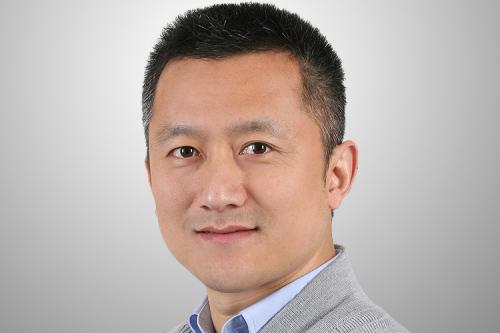
#> input picture Hog-feature-master/data/person2.jpg, 500 x 333 px
$ python hog.py   (older library calls are emulated)
#> lines starting #> are read from the running program, lines starting #| are printed output that depends on the picture
import cv2
import numpy as np
import math
import matplotlib.pyplot as plt


class Hog_descriptor():
    """
    HOG特征提取算法的实现过程
    """
    def __init__(self, img, cell_size=16, bin_size=8):
        self.img = img
        self.img = np.sqrt(img / float(np.max(img)))
        self.img = self.img * 255
        self.cell_size = cell_size
        self.bin_size = bin_size
        self.angle_unit = int(360 / self.bin_size)
        assert type(self.bin_size) == int, "bin_size should be integer,"
        assert type(self.cell_size) == int, "cell_size should be integer,"
        assert type(self.angle_unit) == int, "bin_size should be divisible by 360"

    def extract(self):
        height, width = self.img.shape
        gradient_magnitude, gradient_angle = self.global_gradient()
        gradient_magnitude = abs(gradient_magnitude)
        print("the pixel of the input img：%d * %d\n每个cells大小：%d" % (height, width, self.cell_size))
        cell_gradient_vector = np.zeros((int(height / self.cell_size), int(width / self.cell_size), self.bin_size))
        print("the no. of cell_gradient_vector:", cell_gradient_vector.shape)

        for i in range(cell_gradient_vector.shape[0]):
            # shape[0]取行数
            for j in range(cell_gradient_vector.shape[1]):
                # shape[1]取列数
                cell_magnitude = gradient_magnitude[i * self.cell_size:(i + 1) * self.cell_size,
                                 j * self.cell_size:(j + 1) * self.cell_size]
                cell_angle = gradient_angle[i * self.cell_size:(i + 1) * self.cell_size,
                             j * self.cell_size:(j + 1) * self.cell_size]
                cell_gradient_vector[i][j] = self.cell_gradient(cell_magnitude, cell_angle)

        hog_image = self.render_gradient(np.zeros([height, width]), cell_gradient_vector)
        hog_vector = []
        for i in range(cell_gradient_vector.shape[0] - 1):
            for j in range(cell_gradient_vector.shape[1] - 1):
                block_vector = []
                block_vector.extend(cell_gradient_vector[i][j])
                block_vector.extend(cell_gradient_vector[i][j + 1])
                block_vector.extend(cell_gradient_vector[i + 1][j])
                block_vector.extend(cell_gradient_vector[i + 1][j + 1])
                mag = lambda vector: math.sqrt(sum(i ** 2 for i in vector))
                magnitude = mag(block_vector)
                if magnitude != 0:
                    normalize = lambda block_vector, magnitude: [element / magnitude for element in block_vector]
                    block_vector = normalize(block_vector, magnitude)
                hog_vector.append(block_vector)
        return hog_vector, hog_image

    def global_gradient(self):
        """
        计算图像每个像素的梯度（包括大小和方向）
        :return:大小和方向
        """
        gradient_values_x = cv2.Sobel(self.img, cv2.CV_64F, 1, 0, ksize=3)
        # cv2.imshow('sobel_x', gradient_values_x)
        # cv2.waitKey(0)

        gradient_values_y = cv2.Sobel(self.img, cv2.CV_64F, 0, 1, ksize=3)
        # cv2.imshow('sobel_y', gradient_values_y)
        # cv2.waitKey(0)

        gradient_magnitude = cv2.addWeighted(gradient_values_x, 0.5, gradient_values_y, 0.5, 0)
        # cv2.imshow('sobel_x+y', gradient_magnitude)
        # cv2.waitKey(0)

        gradient_angle = cv2.phase(gradient_values_x, gradient_values_y, angleInDegrees=True)
        # 最后一个参数为True表示结果用角度制表示，否则用弧度制
        return gradient_magnitude, gradient_angle

    def cell_gradient(self, cell_magnitude, cell_angle):
        orientation_centers = [0] * self.bin_size
        for i in range(cell_magnitude.shape[0]):
            for j in range(cell_magnitude.shape[1]):
                gradient_strength = cell_magnitude[i][j]
                gradient_angle = cell_angle[i][j]
                min_angle, max_angle, mod = self.get_closest_bins(gradient_angle)
                orientation_centers[min_angle] += (gradient_strength * (1 - (mod / self.angle_unit)))
                orientation_centers[max_angle] += (gradient_strength * (mod / self.angle_unit))
        return orientation_centers

    def get_closest_bins(self, gradient_angle):
        idx = int(gradient_angle / self.angle_unit)
        mod = gradient_angle % self.angle_unit
        if idx == self.bin_size:
            return idx - 1, (idx) % self.bin_size, mod
        return idx, (idx + 1) % self.bin_size, mod

    def render_gradient(self, image, cell_gradient):
        cell_width = self.cell_size / 2
        max_mag = np.array(cell_gradient).max()
        for x in range(cell_gradient.shape[0]):
            for y in range(cell_gradient.shape[1]):
                cell_grad = cell_gradient[x][y]
                cell_grad /= max_mag
                angle = 0
                angle_gap = self.angle_unit
                for magnitude in cell_grad:
                    angle_radian = math.radians(angle)
                    x1 = int(x * self.cell_size + magnitude * cell_width * math.cos(angle_radian))
                    y1 = int(y * self.cell_size + magnitude * cell_width * math.sin(angle_radian))
                    x2 = int(x * self.cell_size - magnitude * cell_width * math.cos(angle_radian))
                    y2 = int(y * self.cell_size - magnitude * cell_width * math.sin(angle_radian))
                    cv2.line(image, (y1, x1), (y2, x2), int(255 * math.sqrt(magnitude)))
                    angle += angle_gap
        return image

# 读取图像和显示图像操作
img = cv2.imread('data/person2.jpg', cv2.IMREAD_GRAYSCALE)
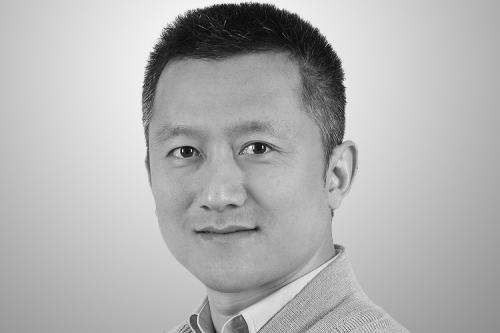
#> img: shape (333, 500); min 0, max 255, mean 177.5
# cv2.imshow('picture1', img)
# cv2.waitKey(0)
# cv2.destroyAllWindows()
# #dv2.destroyWindow('picture1')


hog = Hog_descriptor(img, cell_size=8, bin_size=8)
#> in __init__, `self.img = np.sqrt(img / float(np.max(img)))`:
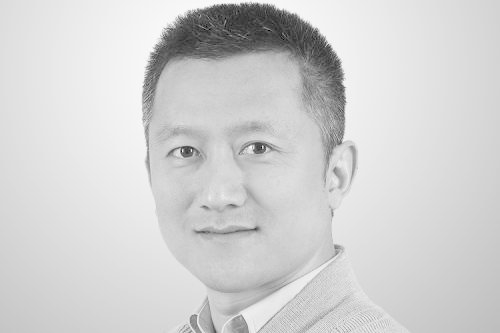
#> self.img: shape (333, 500) float64; min 0, max 1, mean 0.824
vector, image = hog.extract()
#> in global_gradient, `gradient_values_x = cv2.Sobel(self.img, cv2.CV_64F, 1, 0, ksize=3)`:
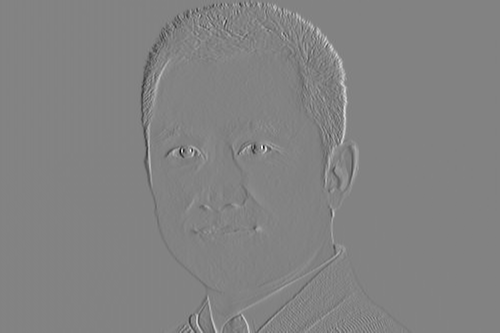
#> gradient_values_x: shape (333, 500) float64; min -667.9, max 635.4, mean -0.1; drawn with min black and max white
#> in global_gradient, `gradient_values_y = cv2.Sobel(self.img, cv2.CV_64F, 0, 1, ksize=3)`:
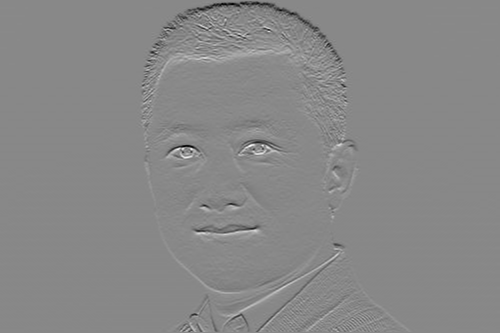
#> gradient_values_y: shape (333, 500) float64; min -519.2, max 451.4, mean -0.8; drawn with min black and max white
#> in global_gradient, `gradient_angle = cv2.phase(gradient_values_x, gradient_values_y, angle..`:
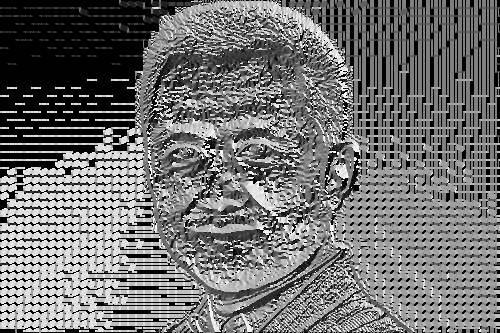
#> gradient_angle: shape (333, 500) float64; min 0, max 360, mean 160; drawn with min black and max white
#> in extract, `gradient_magnitude = abs(gradient_magnitude)`:
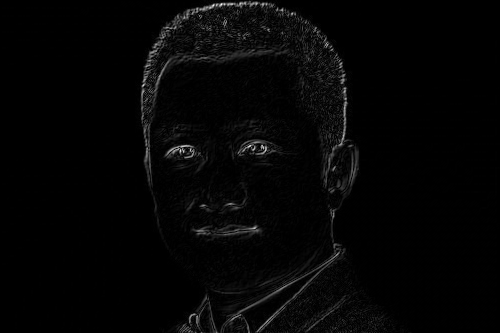
#> gradient_magnitude: shape (333, 500) float64; min 0, max 385.7, mean 8.1; drawn with min black and max white
#| the pixel of the input img：333 * 500
#| 每个cells大小：8
#| the no. of cell_gradient_vector: (41, 62, 8)
#> after the loop in render_gradient, `for x in range(cell_gradient.shape[0]):`:
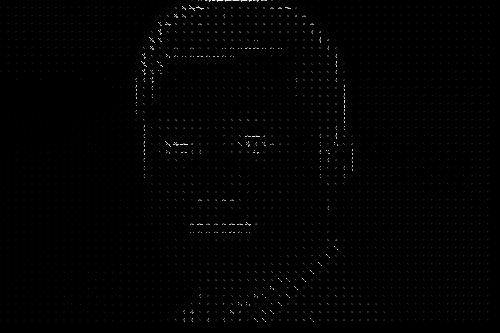
#> image: shape (333, 500) float64; min 0, max 255, mean 1.7
print(image.shape)
#| (333, 500)
print(image)
#> (printed output is left out)

plt.imshow(image, cmap=plt.cm.gray)

plt.show()
